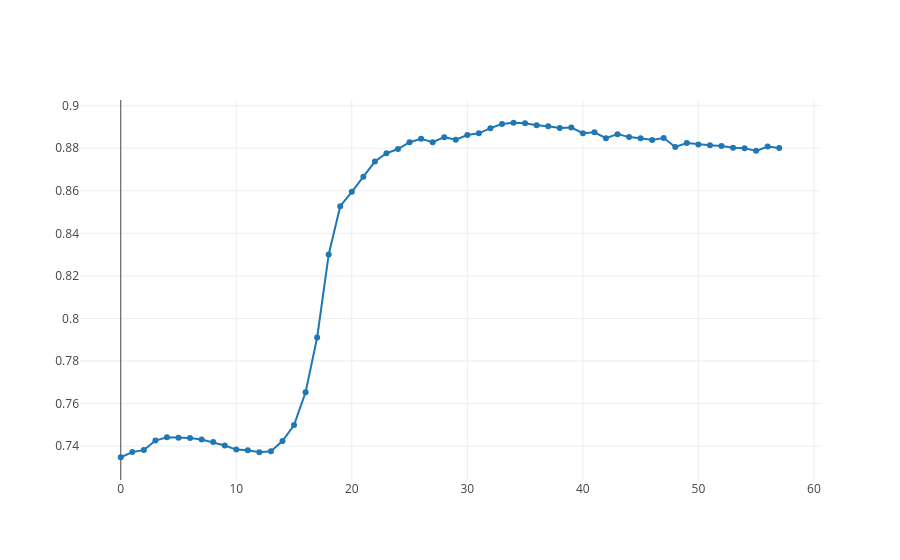

Notebook code for this chart:
### Code cell
plot_curves(np.arange(58), Tr_heat_2,
            labels=[ 'heat2'])
